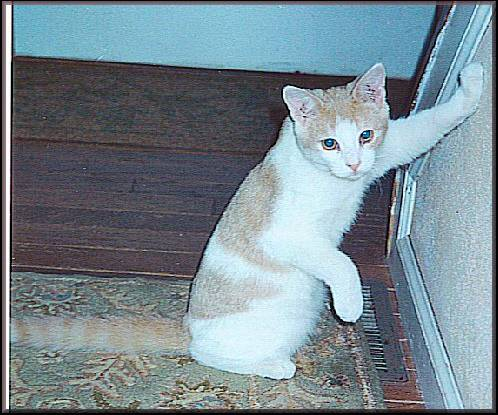
#> input picture dataset/cats/cat.4001.jpg, 498 x 415 px; its folder holds only this picture in this run
$ jupyter execute pre.ipynb
#> lines starting #> are read from the running program, lines starting #| are printed output that depends on the picture
[cell 1]
import os
import cv2
import numpy as np

TRAIN_DIR='dataset'
IMG_SIZE=(128,128)

def extract_features(image_path):
#> called with image_path = 'dataset/cats/cat.4001.jpg'
    image = cv2.imread(image_path)
#> image is the input picture: shape (415, 498, 3); mean B, G, R 145.6, 136.8, 120.5
    if image is None:
     return None
     image = cv2.resize(image, IMG_SIZE)

    hsv_image = cv2.cvtColor(image, cv2.COLOR_BGR2HSV)
#> hsv_image: shape (415, 498, 3); mean H, S, V 101.5, 52.6, 147.5
    hist_h = cv2.calcHist([hsv_image], [0], None, [8], [0, 180])
#> hist_h = [10989, 6291, 4617, 13220, 115823, 26430, 15511, 13789]
    hist_s = cv2.calcHist([hsv_image], [1], None, [8], [0, 256])
#> hist_s = [65293, 88002, 25676, 20895, 2220, 1194, 376, 3014]
    hist_v = cv2.calcHist([hsv_image], [2], None, [8], [0, 256])
#> hist_v = [5071, 13996, 47249, 20320, 18827, 31124, 41373, 28710]
    color_features = np.concatenate([hist_h, hist_s, hist_v]).flatten()
#> color_features = 24 values, max 115823 at index 4, min 376 at index 14, mean 25833.8
    cv2.normalize(color_features, color_features)

    gray = cv2.cvtColor(image, cv2.COLOR_BGR2GRAY)
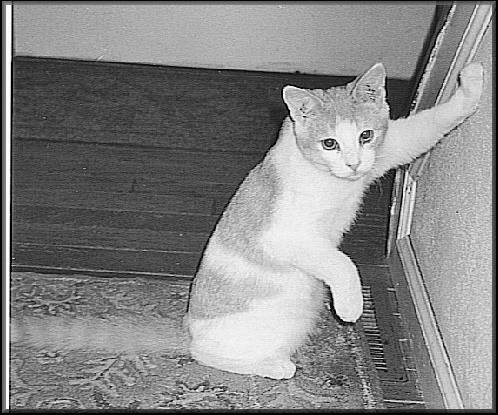
#> gray: shape (415, 498); min 0, max 255, mean 132.9
    moments = cv2.moments(gray)
#> moments = moments, m00 27466180, centre m10/m00, m01/m00 = (268.2, 211.2)
    hu_moments = cv2.HuMoments(moments).flatten()
#> hu_moments = [0.00123, 3.02e-08, 1.3e-12, 2.77e-11, -1.62e-22, 3.15e-15, 3.54e-23]

    return np.hstack([color_features, hu_moments])

def main():
    X_train = []
    y_train = []

    categories = ['cats', 'dogs']

    print(" ... جاري معالجة الصور واستخراج الميزات")
    for label, category in enumerate(categories):
        folder_path = os.path.join(TRAIN_DIR, category)
        if not os.path.exists(folder_path):
            continue

        for filename in os.listdir(folder_path):
            img_path = os.path.join(folder_path, filename)
            feat = extract_features(img_path)
#> feat = 31 values, max 0.621 at index 4, min -1.62e-22 at index 28, mean 0.107
            if feat is not None:
                X_train.append(feat)
                y_train.append(label)
#> pass 2 of the loop in main, `for label, category in enumerate(categories):`:
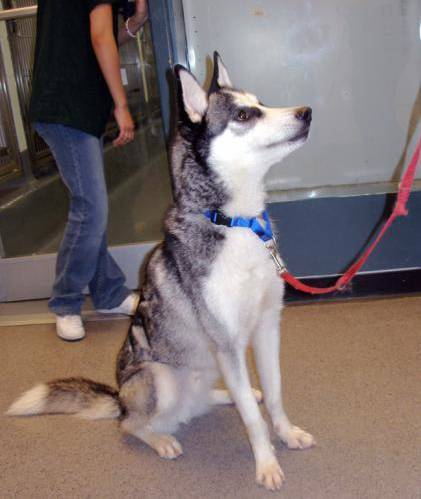
#> input picture dataset/dogs/dog.4001.jpg, 421 x 499 px
#> in extract_features, image is the input picture: shape (499, 421, 3); mean B, G, R 111.4, 112.1, 125.2
#> hsv_image: shape (499, 421, 3); mean H, S, V 75.8, 62.3, 131.1
#> hist_h = [94681, 2344, 332, 598, 24965, 46794, 18298, 22067]
#> hist_s = [67319, 41565, 51713, 36626, 8492, 2578, 870, 916]
#> hist_v = [13027, 16373, 25693, 26296, 66843, 41281, 12807, 7759]
#> color_features = 24 values, max 94681 at index 0, min 332 at index 2, mean 26259.9
#> in extract_features (call 2), `gray = cv2.cvtColor(image, cv2.COLOR_BGR2GRAY)`:
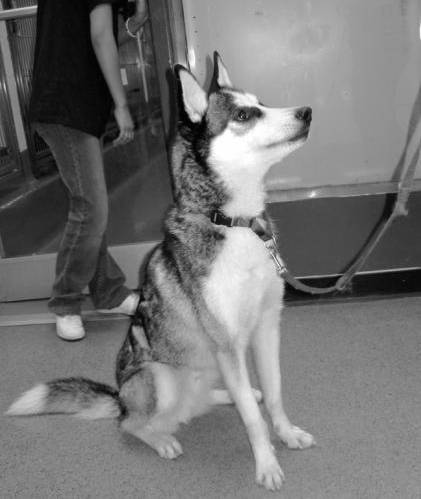
#> gray: shape (499, 421); min 0, max 255, mean 115.9
#> moments = moments, m00 24357360, centre m10/m00, m01/m00 = (230.5, 260.7)
#> hu_moments = [0.00143, 1.93e-07, 1.2e-10, 1.02e-11, -3.48e-22, -2.86e-15, -6.63e-23]
#> feat = 31 values, max 0.536 at index 0, min -2.86e-15 at index 29, mean 0.115

    X_train = np.array(X_train)
    y_train = np.array(y_train)

    np.savez('processed_data.npz', X_train=X_train, y_train=y_train)
    print(f" processed_data.npzصورة بنجاح في ملف  {len(X_train)} تم حفظ ميزات ")
#|  processed_data.npzصورة بنجاح في ملف  2 تم حفظ ميزات

if __name__ == '__main__':
    main()
